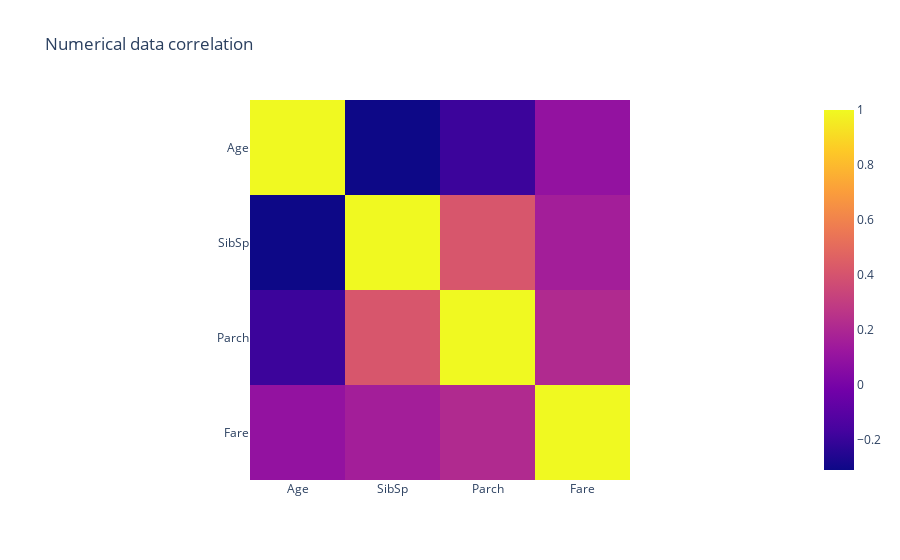

Notebook code cell kept with this figure:
### Markdown cell above
## Feature  correlation

### Code cell
# corrolation between numerical data
num_mask = ['Age', 'SibSp','Parch', 'Fare']
corr = data[num_mask].corr()
fig = px.imshow(corr,title='Numerical data correlation')
pio.show(fig)

### Figure 1 — Plotly figure (JSON) as saved in the notebook; plotly's stock layout.template omitted (floating-point values rounded to 4 significant figures)
{"data": [{"coloraxis": "coloraxis", "hovertemplate": "x: %{x}<br>y: %{y}<br>color: %{z}<extra></extra>", "name": "0", "type": "heatmap", "x": ["Age", "SibSp", "Parch", "Fare"], "xaxis": "x", "y": ["Age", "SibSp", "Parch", "Fare"], "yaxis": "y", "z": [[1, -0.3082, -0.1891, 0.09607], [-0.3082, 1, 0.4148, 0.1597], [-0.1891, 0.4148, 1, 0.2162], [0.09607, 0.1597, 0.2162, 1]]}], "layout": {"coloraxis": {"colorscale": [[0, "#0d0887"], [0.1111, "#46039f"], [0.2222, "#7201a8"], [0.3333, "#9c179e"], [0.4444, "#bd3786"], [0.5556, "#d8576b"], [0.6667, "#ed7953"], [0.7778, "#fb9f3a"], [0.8889, "#fdca26"], [1, "#f0f921"]]}, "title": {"text": "Numerical data correlation"}, "xaxis": {"anchor": "y", "constrain": "domain", "domain": [0, 1], "scaleanchor": "y"}, "yaxis": {"anchor": "x", "autorange": "reversed", "constrain": "domain", "domain": [0, 1]}}}
